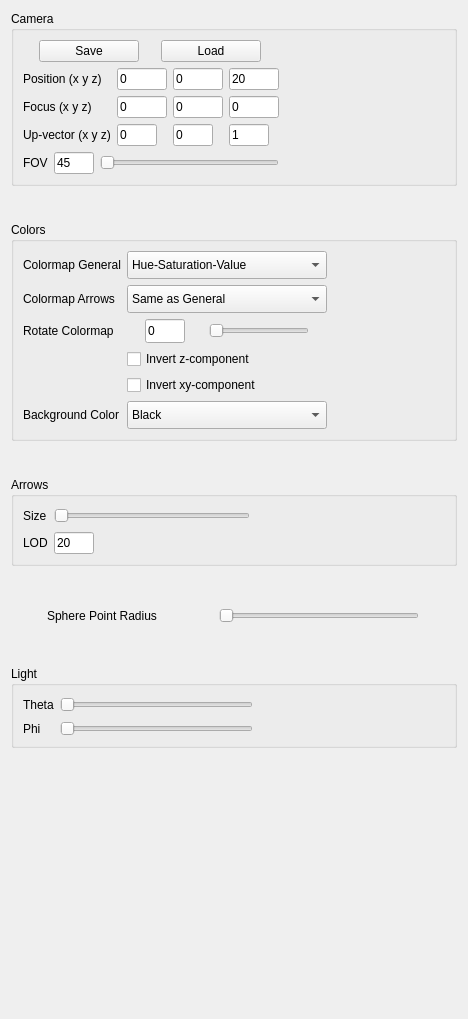
         <widget class="QWidget" name="page_9">
          <property name="geometry">
           <rect>
            <x>0</x>
            <y>0</y>
            <width>468</width>
            <height>1019</height>
           </rect>
          </property>
          <attribute name="label">
           <string>Details</string>
          </attribute>
          <layout class="QGridLayout" name="gridLayout_10">
           <item row="2" column="0">
            <spacer name="verticalSpacer_5">
             <property name="orientation">
              <enum>Qt::Vertical</enum>
             </property>
             <property name="sizeType">
              <enum>QSizePolicy::Fixed</enum>
             </property>
             <property name="sizeHint" stdset="0">
              <size>
               <width>20</width>
               <height>30</height>
              </size>
             </property>
            </spacer>
           </item>
           <item row="1" column="0">
            <widget class="QGroupBox" name="groupBox_12">
             <property name="title">
              <string>Camera</string>
             </property>
             <layout class="QGridLayout" name="gridLayout_60">
              <item row="1" column="0">
               <layout class="QGridLayout" name="gridLayout_63">
                <item row="1" column="0">
                 <widget class="QLabel" name="label_52">
                  <property name="maximumSize">
                   <size>
                    <width>100</width>
                    <height>16777215</height>
                   </size>
                  </property>
                  <property name="text">
                   <string>Focus (x y z)</string>
                  </property>
                 </widget>
                </item>
                <item row="0" column="0">
                 <widget class="QLabel" name="label_51">
                  <property name="maximumSize">
                   <size>
                    <width>100</width>
                    <height>16777215</height>
                   </size>
                  </property>
                  <property name="text">
                   <string>Position (x y z)</string>
                  </property>
                 </widget>
                </item>
                <item row="1" column="3">
                 <widget class="QLineEdit" name="lineEdit_camera_focus_z">
                  <property name="maximumSize">
                   <size>
                    <width>50</width>
                    <height>16777215</height>
                   </size>
                  </property>
                  <property name="text">
                   <string>0</string>
                  </property>
                 </widget>
                </item>
                <item row="0" column="1">
                 <widget class="QLineEdit" name="lineEdit_camera_pos_x">
                  <property name="maximumSize">
                   <size>
                    <width>50</width>
                    <height>16777215</height>
                   </size>
                  </property>
                  <property name="text">
                   <string>0</string>
                  </property>
                 </widget>
                </item>
                <item row="0" column="2">
                 <widget class="QLineEdit" name="lineEdit_camera_pos_y">
                  <property name="maximumSize">
                   <size>
                    <width>50</width>
                    <height>16777215</height>
                   </size>
                  </property>
                  <property name="text">
                   <string>0</string>
                  </property>
                 </widget>
                </item>
                <item row="0" column="3">
                 <widget class="QLineEdit" name="lineEdit_camera_pos_z">
                  <property name="maximumSize">
                   <size>
                    <width>50</width>
                    <height>16777215</height>
                   </size>
                  </property>
                  <property name="text">
                   <string>20</string>
                  </property>
                 </widget>
                </item>
                <item row="1" column="2">
                 <widget class="QLineEdit" name="lineEdit_camera_focus_y">
                  <property name="maximumSize">
                   <size>
                    <width>50</width>
                    <height>16777215</height>
                   </size>
                  </property>
                  <property name="text">
                   <string>0</string>
                  </property>
                 </widget>
                </item>
                <item row="1" column="1">
                 <widget class="QLineEdit" name="lineEdit_camera_focus_x">
                  <property name="maximumSize">
                   <size>
                    <width>50</width>
                    <height>16777215</height>
                   </size>
                  </property>
                  <property name="text">
                   <string>0</string>
                  </property>
                 </widget>
                </item>
                <item row="2" column="0">
                 <widget class="QLabel" name="label_53">
                  <property name="maximumSize">
                   <size>
                    <width>100</width>
                    <height>16777215</height>
                   </size>
                  </property>
                  <property name="text">
                   <string>Up-vector (x y z)</string>
                  </property>
                 </widget>
                </item>
                <item row="2" column="1">
                 <widget class="QLineEdit" name="lineEdit_camera_upvector_x">
                  <property name="maximumSize">
                   <size>
                    <width>40</width>
                    <height>16777215</height>
                   </size>
                  </property>
                  <property name="text">
                   <string>0</string>
                  </property>
                 </widget>
                </item>
                <item row="2" column="2">
                 <widget class="QLineEdit" name="lineEdit_camera_upvector_y">
                  <property name="maximumSize">
                   <size>
                    <width>40</width>
                    <height>16777215</height>
                   </size>
                  </property>
                  <property name="text">
                   <string>0</string>
                  </property>
                 </widget>
                </item>
                <item row="2" column="3">
                 <widget class="QLineEdit" name="lineEdit_camera_upvector_z">
                  <property name="maximumSize">
                   <size>
                    <width>40</width>
                    <height>16777215</height>
                   </size>
                  </property>
                  <property name="text">
                   <string>1</string>
                  </property>
                 </widget>
                </item>
               </layout>
              </item>
              <item row="1" column="4">
               <spacer name="horizontalSpacer_19">
                <property name="orientation">
                 <enum>Qt::Horizontal</enum>
                </property>
                <property name="sizeHint" stdset="0">
                 <size>
                  <width>40</width>
                  <height>20</height>
                 </size>
                </property>
               </spacer>
              </item>
              <item row="3" column="0">
               <layout class="QGridLayout" name="gridLayout_12">
                <item row="0" column="2">
                 <widget class="QSlider" name="horizontalSlider_camera_fov">
                  <property name="orientation">
                   <enum>Qt::Horizontal</enum>
                  </property>
                 </widget>
                </item>
                <item row="0" column="0">
                 <widget class="QLabel" name="label_49">
                  <property name="text">
                   <string>FOV</string>
                  </property>
                 </widget>
                </item>
                <item row="0" column="1">
                 <widget class="QLineEdit" name="lineEdit_camera_fov">
                  <property name="maximumSize">
                   <size>
                    <width>40</width>
                    <height>16777215</height>
                   </size>
                  </property>
                  <property name="text">
                   <string>45</string>
                  </property>
                 </widget>
                </item>
               </layout>
              </item>
              <item row="0" column="0">
               <layout class="QGridLayout" name="gridLayout_62">
                <item row="0" column="0">
                 <widget class="QPushButton" name="pushButton_save_camera">
                  <property name="maximumSize">
                   <size>
                    <width>100</width>
                    <height>16777215</height>
                   </size>
                  </property>
                  <property name="text">
                   <string>Save</string>
                  </property>
                 </widget>
                </item>
                <item row="0" column="1">
                 <widget class="QPushButton" name="pushButton_load_camera">
                  <property name="maximumSize">
                   <size>
                    <width>100</width>
                    <height>16777215</height>
                   </size>
                  </property>
                  <property name="text">
                   <string>Load</string>
                  </property>
                 </widget>
                </item>
               </layout>
              </item>
             </layout>
            </widget>
           </item>
           <item row="9" column="0">
            <spacer name="verticalSpacer_2">
             <property name="orientation">
              <enum>Qt::Vertical</enum>
             </property>
             <property name="sizeType">
              <enum>QSizePolicy::Fixed</enum>
             </property>
             <property name="sizeHint" stdset="0">
              <size>
               <width>20</width>
               <height>30</height>
              </size>
             </property>
            </spacer>
           </item>
           <item row="5" column="0">
            <spacer name="verticalSpacer_3">
             <property name="orientation">
              <enum>Qt::Vertical</enum>
             </property>
             <property name="sizeType">
              <enum>QSizePolicy::Fixed</enum>
             </property>
             <property name="sizeHint" stdset="0">
              <size>
               <width>20</width>
               <height>30</height>
              </size>
             </property>
            </spacer>
           </item>
           <item row="7" column="0">
            <spacer name="verticalSpacer_4">
             <property name="orientation">
              <enum>Qt::Vertical</enum>
             </property>
             <property name="sizeType">
              <enum>QSizePolicy::Fixed</enum>
             </property>
             <property name="sizeHint" stdset="0">
              <size>
               <width>20</width>
               <height>30</height>
              </size>
             </property>
            </spacer>
           </item>
           <item row="17" column="0">
            <spacer name="verticalSpacer_16">
             <property name="orientation">
              <enum>Qt::Vertical</enum>
             </property>
             <property name="sizeType">
              <enum>QSizePolicy::Expanding</enum>
             </property>
             <property name="sizeHint" stdset="0">
              <size>
               <width>20</width>
               <height>40</height>
              </size>
             </property>
            </spacer>
           </item>
           <item row="3" column="0">
            <widget class="QGroupBox" name="groupBox_2">
             <property name="minimumSize">
              <size>
               <width>0</width>
               <height>180</height>
              </size>
             </property>
             <property name="title">
              <string>Colors</string>
             </property>
             <layout class="QGridLayout" name="gridLayout_52">
              <item row="0" column="0">
               <widget class="QLabel" name="label_37">
                <property name="text">
                 <string>Colormap General</string>
                </property>
               </widget>
              </item>
              <item row="4" column="0">
               <widget class="QLabel" name="label_61">
                <property name="text">
                 <string>Rotate Colormap</string>
                </property>
               </widget>
              </item>
              <item row="4" column="1">
               <layout class="QGridLayout" name="gridLayout_82">
                <item row="0" column="0">
                 <widget class="QLineEdit" name="lineEdit_colormap_rotate_phi">
                  <property name="minimumSize">
                   <size>
                    <width>0</width>
                    <height>24</height>
                   </size>
                  </property>
                  <property name="maximumSize">
                   <size>
                    <width>40</width>
                    <height>16777215</height>
                   </size>
                  </property>
                  <property name="text">
                   <string>0</string>
                  </property>
                 </widget>
                </item>
                <item row="0" column="1">
                 <widget class="QSlider" name="horizontalSlider_colormap_rotate_phi">
                  <property name="maximumSize">
                   <size>
                    <width>100</width>
                    <height>16777215</height>
                   </size>
                  </property>
                  <property name="orientation">
                   <enum>Qt::Horizontal</enum>
                  </property>
                 </widget>
                </item>
               </layout>
              </item>
              <item row="8" column="0">
               <widget class="QLabel" name="label_38">
                <property name="text">
                 <string>Background Color</string>
                </property>
               </widget>
              </item>
              <item row="7" column="1">
               <widget class="QCheckBox" name="checkBox_colormap_invert_xy">
                <property name="text">
                 <string>Invert xy-component</string>
                </property>
               </widget>
              </item>
              <item row="2" column="0">
               <widget class="QLabel" name="label">
                <property name="text">
                 <string>Colormap Arrows</string>
                </property>
               </widget>
              </item>
              <item row="6" column="1">
               <widget class="QCheckBox" name="checkBox_colormap_invert_z">
                <property name="text">
                 <string>Invert z-component</string>
                </property>
               </widget>
              </item>
              <item row="2" column="1">
               <widget class="QComboBox" name="comboBox_colormap_arrows">
                <property name="minimumSize">
                 <size>
                  <width>0</width>
                  <height>28</height>
                 </size>
                </property>
                <item>
                 <property name="text">
                  <string>Same as General</string>
                 </property>
                </item>
                <item>
                 <property name="text">
                  <string>Hue-Saturation-Value</string>
                 </property>
                </item>
                <item>
                 <property name="text">
                  <string>HSV, no z-component</string>
                 </property>
                </item>
                <item>
                 <property name="text">
                  <string>Z-Component: Blue-White-Red</string>
                 </property>
                </item>
                <item>
                 <property name="text">
                  <string>Z-Component: Blue-Green-Red</string>
                 </property>
                </item>
                <item>
                 <property name="text">
                  <string>Z-Component: Blue-Red</string>
                 </property>
                </item>
                <item>
                 <property name="text">
                  <string>White</string>
                 </property>
                </item>
                <item>
                 <property name="text">
                  <string>Gray</string>
                 </property>
                </item>
                <item>
                 <property name="text">
                  <string>Black</string>
                 </property>
                </item>
               </widget>
              </item>
              <item row="8" column="1">
               <widget class="QComboBox" name="comboBox_backgroundColor">
                <property name="minimumSize">
                 <size>
                  <width>0</width>
                  <height>28</height>
                 </size>
                </property>
                <property name="maximumSize">
                 <size>
                  <width>200</width>
                  <height>16777215</height>
                 </size>
                </property>
                <item>
                 <property name="text">
                  <string>Black</string>
                 </property>
                </item>
                <item>
                 <property name="text">
                  <string>Gray</string>
                 </property>
                </item>
                <item>
                 <property name="text">
                  <string>White</string>
                 </property>
                </item>
               </widget>
              </item>
              <item row="0" column="1">
               <widget class="QComboBox" name="comboBox_colormap_general">
                <property name="minimumSize">
                 <size>
                  <width>0</width>
                  <height>28</height>
                 </size>
                </property>
                <property name="maximumSize">
                 <size>
                  <width>200</width>
                  <height>16777215</height>
                 </size>
                </property>
                <item>
                 <property name="text">
                  <string>Hue-Saturation-Value</string>
                 </property>
                </item>
                <item>
                 <property name="text">
                  <string>HSV, no z-component</string>
                 </property>
                </item>
                <item>
                 <property name="text">
                  <string>Z-Component: Blue-White-Red</string>
                 </property>
                </item>
                <item>
                 <property name="text">
                  <string>Z-Component: Blue-Green-Red</string>
                 </property>
                </item>
                <item>
                 <property name="text">
                  <string>Z-Component: Blue-Red</string>
                 </property>
                </item>
                <item>
                 <property name="text">
                  <string>White</string>
                 </property>
                </item>
                <item>
                 <property name="text">
                  <string>Gray</string>
                 </property>
                </item>
                <item>
                 <property name="text">
                  <string>Black</string>
                 </property>
                </item>
               </widget>
              </item>
              <item row="0" column="2">
               <spacer name="horizontalSpacer_39">
                <property name="orientation">
                 <enum>Qt::Horizontal</enum>
                </property>
                <property name="sizeHint" stdset="0">
                 <size>
                  <width>40</width>
                  <height>20</height>
                 </size>
                </property>
               </spacer>
              </item>
             </layout>
            </widget>
           </item>
           <item row="8" column="0">
            <layout class="QGridLayout" name="gridLayout_5">
             <item row="0" column="1">
              <widget class="QSlider" name="horizontalSlider_spherePointSize">
               <property name="minimumSize">
                <size>
                 <width>0</width>
                 <height>25</height>
                </size>
               </property>
               <property name="maximumSize">
                <size>
                 <width>200</width>
                 <height>16777215</height>
                </size>
               </property>
               <property name="orientation">
                <enum>Qt::Horizontal</enum>
               </property>
              </widget>
             </item>
             <item row="0" column="0">
              <widget class="QLabel" name="label_47">
               <property name="minimumSize">
                <size>
                 <width>0</width>
                 <height>28</height>
                </size>
               </property>
               <property name="maximumSize">
                <size>
                 <width>130</width>
                 <height>16777215</height>
                </size>
               </property>
               <property name="text">
                <string>Sphere Point Radius</string>
               </property>
              </widget>
             </item>
            </layout>
           </item>
           <item row="10" column="0">
            <widget class="QGroupBox" name="groupBox_15">
             <property name="title">
              <string>Light</string>
             </property>
             <layout class="QGridLayout" name="gridLayout_58">
              <item row="0" column="1">
               <widget class="QSlider" name="horizontalSlider_light_theta">
                <property name="orientation">
                 <enum>Qt::Horizontal</enum>
                </property>
               </widget>
              </item>
              <item row="2" column="1">
               <widget class="QSlider" name="horizontalSlider_light_phi">
                <property name="orientation">
                 <enum>Qt::Horizontal</enum>
                </property>
               </widget>
              </item>
              <item row="2" column="0">
               <widget class="QLabel" name="label_63">
                <property name="text">
                 <string>Phi</string>
                </property>
               </widget>
              </item>
              <item row="0" column="2">
               <spacer name="horizontalSpacer_43">
                <property name="orientation">
                 <enum>Qt::Horizontal</enum>
                </property>
                <property name="sizeHint" stdset="0">
                 <size>
                  <width>40</width>
                  <height>20</height>
                 </size>
                </property>
               </spacer>
              </item>
              <item row="0" column="0">
               <widget class="QLabel" name="label_62">
                <property name="text">
                 <string>Theta</string>
                </property>
               </widget>
              </item>
             </layout>
            </widget>
           </item>
           <item row="6" column="0">
            <widget class="QGroupBox" name="groupBox">
             <property name="title">
              <string>Arrows</string>
             </property>
             <layout class="QGridLayout" name="gridLayout_66">
              <item row="2" column="0">
               <widget class="QLabel" name="label_35">
                <property name="maximumSize">
                 <size>
                  <width>100</width>
                  <height>16777215</height>
                 </size>
                </property>
                <property name="text">
                 <string>Size</string>
                </property>
               </widget>
              </item>
              <item row="2" column="1">
               <widget class="QSlider" name="horizontalSlider_arrowsize">
                <property name="maximumSize">
                 <size>
                  <width>200</width>
                  <height>16777215</height>
                 </size>
                </property>
                <property name="orientation">
                 <enum>Qt::Horizontal</enum>
                </property>
               </widget>
              </item>
              <item row="3" column="0">
               <widget class="QLabel" name="label_39">
                <property name="text">
                 <string>LOD</string>
                </property>
               </widget>
              </item>
              <item row="3" column="1">
               <widget class="QLineEdit" name="lineEdit_arrows_lod">
                <property name="maximumSize">
                 <size>
                  <width>40</width>
                  <height>16777215</height>
                 </size>
                </property>
                <property name="text">
                 <string>20</string>
                </property>
               </widget>
              </item>
              <item row="2" column="2">
               <spacer name="horizontalSpacer_38">
                <property name="orientation">
                 <enum>Qt::Horizontal</enum>
                </property>
                <property name="sizeHint" stdset="0">
                 <size>
                  <width>40</width>
                  <height>20</height>
                 </size>
                </property>
               </spacer>
              </item>
             </layout>
            </widget>
           </item>
          </layout>
         </widget>
